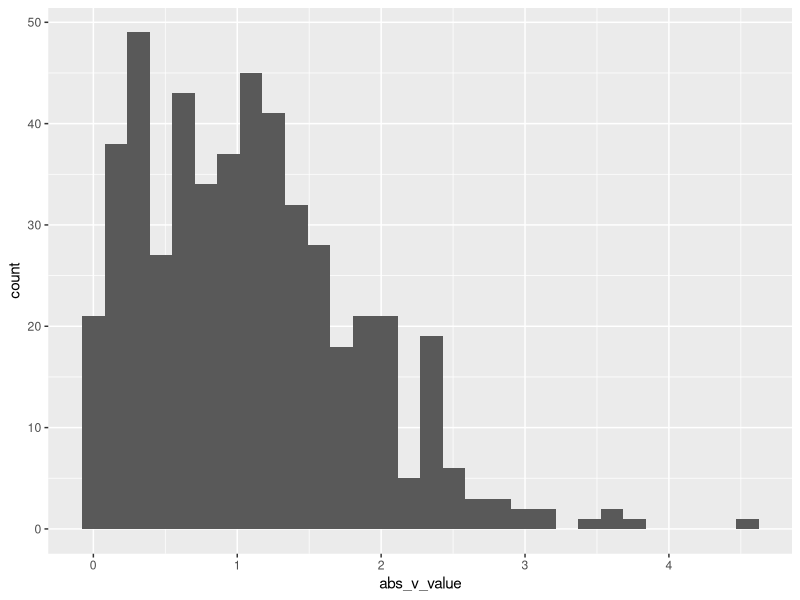

This chart was generated by the following R code:
## ---- chunk 1
library(tidyverse)

df_learn = tibble(
  value = rnorm(n=500, mean=1),
  value_geq1 = value>1,
  abs_v_value = abs(value)
  )

ggplot(df_learn, aes(x=abs_v_value))+
  geom_histogram()
